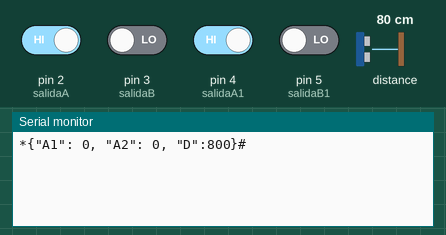
A sketch run on a simulated Arduino Uno, built with avr-gcc and run on an emulated ATmega328P. On the bench: the last lines printed to the serial monitor. The test bench sets the inputs (shaded band); at power-on: pin 2 (salidaA), pin 4 (salidaA1) HIGH, pin 3 (salidaB), pin 5 (salidaB1) LOW, distance to the obstacle 80 cm.

Above: at 1.2 s.
1.3 s: distance to the obstacle set to 2 cm
At 2.6 s:
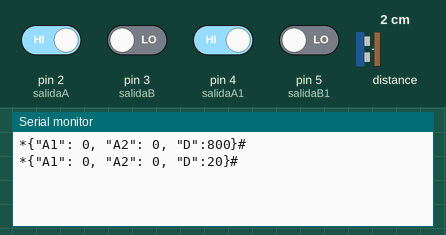
2.8 s: pin 2 (salidaA) driven LOW
At 3.8 s:
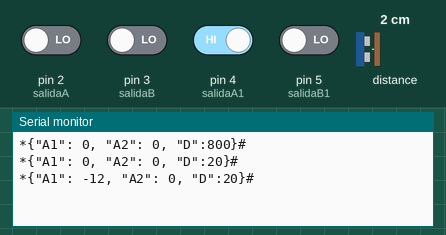
7.0 s: pin 4 (salidaA1) driven LOW
At 7.5 s:
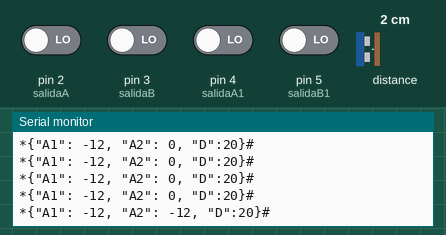
8.5 s: distance to the obstacle set to 4 cm
At 9.8 s:
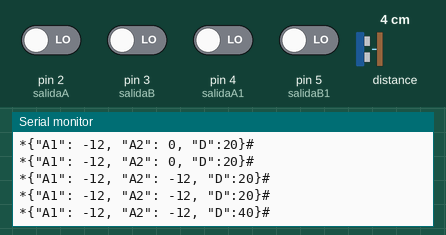
10.0 s: pin 2 (salidaA) driven HIGH
At 10.8 s:
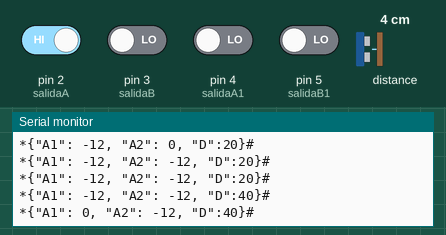
11.5 s: pin 4 (salidaA1) driven HIGH
At 12.5 s:
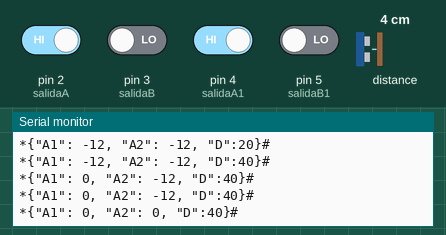
Timing chart, 0 to 14.0 s (numbered marks = the images above; inputs shaded):
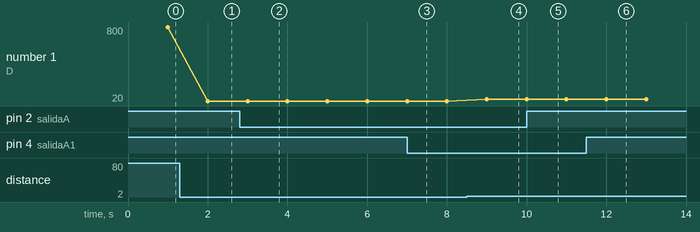

Measured:
- after the input at 1.3 s, the serial monitor: prints a new line after 0.70 s (image 1)
- after the input at 2.8 s, the serial monitor: prints a new line after 0.20 s (image 2)
- after the input at 7.0 s, the serial monitor: prints a new line at once (image 3)
- after the input at 8.5 s, the serial monitor: prints a new line after 0.50 s (image 4)
- after the input at 10.0 s, the serial monitor: prints a new line at once (image 5)
- after the input at 11.5 s, the serial monitor: prints a new line after 0.50 s (image 6)
- plotted number 1: 800 → 20 after the input at 1.3 s, 20 → 40 after the input at 8.5 s

The sketch:

sensores.ino
```cpp
// Arduino and KY-040 module
/*
  int encoderPinA = 8; // CLK pin
  int encoderPinB = 9; // DT pin
  int encoderBtn = 10; // SW pin
  int count = 0;
  int encoderPinA_prev;
  int encoderPinA_value;
  boolean bool_CW;
  void setup() {
  Serial.begin (9600);
  pinMode (encoderPinA, INPUT);
  pinMode (encoderPinB, INPUT);
  pinMode(encoderBtn, INPUT_PULLUP);
  encoderPinA_prev = digitalRead(encoderPinA);
  }
  void loop() {
  encoderPinA_value = digitalRead(encoderPinA);
  if (encoderPinA_value != encoderPinA_prev) { // check if knob is rotating
    // if pin A state changed before pin B, rotation is clockwise
    if (digitalRead(encoderPinB) != encoderPinA_value) {
      count ++;
      bool_CW = true;
    } else {
      // if pin B state changed before pin A, rotation is counter-clockwise
      bool_CW = false;
      count--;
    }
    if (bool_CW) {
      Serial.print("Clockwise | ");
    } else {
      Serial.print("Counter-Clockwise | ");
    }
    Serial.print(count);
    Serial.print(" | ");
  }
  encoderPinA_prev = encoderPinA_value;
  // check if button is pressed (pin SW)
  if (digitalRead(encoderBtn) == LOW) Serial.println("Button Pressed");
  else Serial.println("Button Released");
  }
*/
/*  Codificador rotativo Keyes KY-040
    ( KY-007 para algunos vendedores )
    Prueba de conteo, direccion y  pulsador
    No se filtra los ruidos de contacto
*/
/*
  #define salidaA 2
  #define salidaB 3
  #define boton 4

  int contador = 0;
  int estadoA;
  int estadoPrevioA;
  void setup() {
  pinMode (salidaA, INPUT); // pin 2
  pinMode (salidaB, INPUT); // pin 3
  // el pulsador debe ser polarizado a valor ALTO
  pinMode (boton, INPUT_PULLUP);
  Serial.begin (9600);
  // Lee el estado inicial de la salida A
  estadoPrevioA = digitalRead(salidaA);
  }
  void loop()
  {
  // Lee el estado de la salida A
  estadoA = digitalRead(salidaA);
  // Si el estado previo de la salida A era otro
  // significa que se ha producido un pulso
  if (estadoA != estadoPrevioA) {
    // Si el estado de salida B es diferente del estado
    // de salida A el codificador esta girando a la derecha
    if (digitalRead(salidaB) != estadoA) {
      contador ++;
    } else {
      contador --;
    }
    Serial.print("Posición: ");
    Serial.println(contador);
  }
  // actualiza el estado guardado
  estadoPrevioA = estadoA;

  bool Bot = digitalRead(boton);
  //Serial.print(B);
  if (!Bot) // si se pulsa el boton su valor va a BAJO
  { Serial.println("Boton pulsado: Contador a 0");
    contador = 0 ;
    delay(300);
  }
  }

  #include <Wire.h>
  #include <VL53L0X.h>

  VL53L0X sensor;

  void setup()
  {
  Serial.begin(9600);
  Wire.begin();

  sensor.init();
  sensor.setTimeout(500);

  // Start continuous back-to-back mode (take readings as
  // fast as possible).  To use continuous timed mode
  // instead, provide a desired inter-measurement period in
  // ms (e.g. sensor.startContinuous(100)).
  sensor.startContinuous();
  }

  void loop()
  {
  Serial.print(sensor.readRangeContinuousMillimeters());
  if (sensor.timeoutOccurred()) {
    Serial.print(" TIMEOUT");
  }

  Serial.println();
  }*/

#include <Wire.h>
#include <VL53L0X.h>
#define salidaA 2
#define salidaB 3
#define salidaA1 4
#define salidaB1 5


unsigned long previousMillis = 0;
unsigned long currentMillis = 0;
int Tr=1000;
VL53L0X sensor;

int contador = 0;
int contador1 = 0;
int estadoA;
int estadoPrevioA;
int estadoA1;
int estadoPrevioA1;

void setup() {


  pinMode (salidaA, INPUT); // pin 2
  pinMode (salidaB, INPUT); // pin 3
  pinMode (salidaA1, INPUT); // pin 2
  pinMode (salidaB1, INPUT); // pin 3
  // el pulsador debe ser polarizado a valor ALTO
  Serial.begin (115200);
  // Lee el estado inicial de la salida A
  estadoPrevioA = digitalRead(salidaA);
  estadoPrevioA1 = digitalRead(salidaA1);
  Wire.begin();

  sensor.init();
  sensor.setTimeout(500);

  // Start continuous back-to-back mode (take readings as
  // fast as possible).  To use continuous timed mode
  // instead, provide a desired inter-measurement period in
  // ms (e.g. sensor.startContinuous(100)).
  sensor.startContinuous();
}
void loop()
{
  currentMillis = millis();
  // Lee el estado de la salida A
  estadoA = digitalRead(salidaA);
  estadoA1 = digitalRead(salidaA1);
  // Si el estado previo de la salida A era otro
  // significa que se ha producido un pulso
  if (estadoA != estadoPrevioA) {
    // Si el estado de salida B es diferente del estado
    // de salida A el codificador esta girando a la derecha
    if (digitalRead(salidaB) != estadoA) {
      contador ++;
    } else {
      contador --;
    }

  }

  estadoPrevioA = estadoA;
  if (estadoA1 != estadoPrevioA1) {
    // Si el estado de salida B es diferente del estado
    // de salida A el codificador esta girando a la derecha
    if (digitalRead(salidaB1) != estadoA1) {
      contador1 ++;
    } else {
      contador1 --;
    }

  }
  estadoPrevioA1 = estadoA1;
  // actualiza el estado guardado

  if (sensor.timeoutOccurred()) {
    Serial.print(" TIMEOUT");
  }


  if (currentMillis - previousMillis >= Tr) {
    Serial.print("*{\"A1\": ");
    Serial.print(contador*12);
    Serial.print(", ");

    Serial.print("\"A2\": ");
    Serial.print(contador1*12);
    Serial.print(", ");


    Serial.print("\"D\":");
    Serial.print(sensor.readRangeContinuousMillimeters());
    Serial.println("}#");

    previousMillis=currentMillis;
  }

}
```
